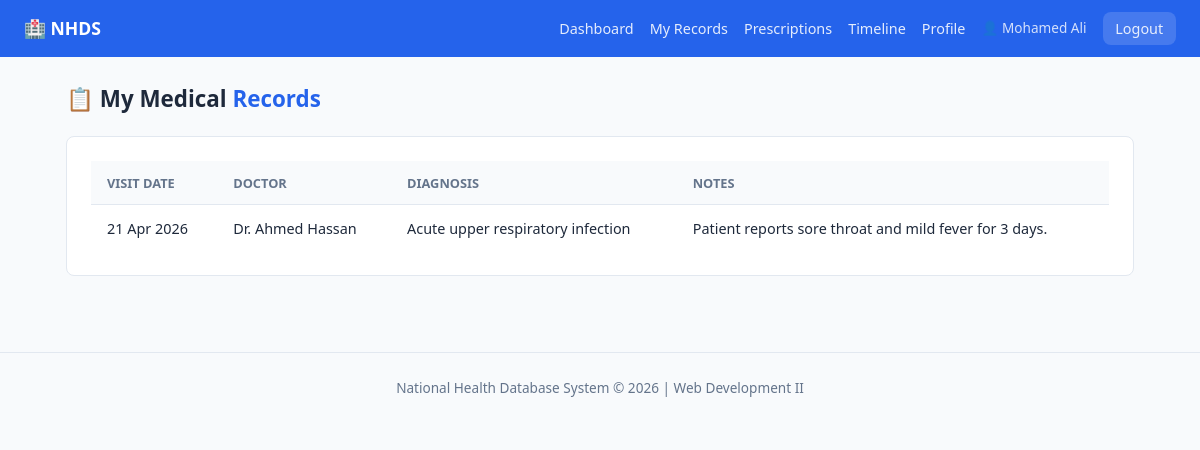
Screenshot of /pages/patient/records.php (signed in) with the database file from the repository.
### tables this page shows
CREATE TABLE IF NOT EXISTS medical_records (
  id          INT          NOT NULL AUTO_INCREMENT,
  patient_id  INT          NOT NULL,
  doctor_id   INT          NOT NULL,
  diagnosis   TEXT         NOT NULL,
  notes       TEXT         DEFAULT NULL,
  visit_date  DATE         NOT NULL,
  created_at  TIMESTAMP    NOT NULL DEFAULT CURRENT_TIMESTAMP,

  PRIMARY KEY (id),
  INDEX idx_patient (patient_id),
  INDEX idx_doctor  (doctor_id),

  CONSTRAINT fk_record_patient
    FOREIGN KEY (patient_id) REFERENCES users(id)
    ON DELETE CASCADE ON UPDATE CASCADE,

  CONSTRAINT fk_record_doctor
    FOREIGN KEY (doctor_id)  REFERENCES users(id)
    ON DELETE CASCADE ON UPDATE CASCADE
);

CREATE TABLE IF NOT EXISTS users (
  id          INT          NOT NULL AUTO_INCREMENT,
  name        VARCHAR(100) NOT NULL,
  email       VARCHAR(150) NOT NULL UNIQUE,
  password    VARCHAR(255) NOT NULL,           
  role        ENUM('admin','doctor','patient') NOT NULL,
  phone       VARCHAR(20)  DEFAULT NULL,
  created_at  TIMESTAMP    NOT NULL DEFAULT CURRENT_TIMESTAMP,

  PRIMARY KEY (id),
  INDEX idx_email (email),
  INDEX idx_role  (role)
);

### classes/Database.php (called while the page is built, shortened)
<?php
class Database {
    private static ?Database $instance = null;
    private PDO $connection;
    private function __construct() {
        $dsn = "mysql:host=" . DB_HOST . ";dbname=" . DB_NAME . ";charset=" . DB_CHAR;
        $options = [
            PDO::ATTR_ERRMODE            => PDO::ERRMODE_EXCEPTION,
            PDO::ATTR_DEFAULT_FETCH_MODE => PDO::FETCH_ASSOC,
            PDO::ATTR_EMULATE_PREPARES   => false,
        ];
        try {
            $this->connection = new PDO($dsn, DB_USER, DB_PASS, $options);
        } catch (PDOException $e) {
            die(json_encode(['error' => 'Database connection failed: ' . $e->getMessage()]));
        }
    }
    public static function getInstance(): Database {
        if (self::$instance === null) {
            self::$instance = new Database();
        }
        return self::$instance;
    }
    public function getConnection(): PDO {
        return $this->connection;
    }
}

### classes/User.php (called while the page is built, shortened)
<?php
class User {
    public function __construct() {
        $this->db = Database::getInstance()->getConnection();
    }
}

### classes/Patient.php (called while the page is built, shortened)
<?php
class Patient extends User {
    public function getMyRecords(): array {
        $stmt = $this->db->prepare(
            "SELECT mr.*, u.name AS doctor_name
             FROM medical_records mr
             JOIN users u ON u.id = mr.doctor_id
             WHERE mr.patient_id = ?
             ORDER BY mr.visit_date DESC"
        );
        $stmt->execute([$_SESSION['user_id']]);
        return $stmt->fetchAll();
    }
}

### pages/patient/records.php (the view, shortened to what this page needs)
<?php
$patient = new Patient();
$records = $patient->getMyRecords();
include __DIR__ . '/../../includes/header.php';
?>
<h1 class="page-title">📋 My Medical <span>Records</span></h1>
<div class="card">
  <div class="table-wrap">
    <table>
      <thead><tr><th>Visit Date</th><th>Doctor</th><th>Diagnosis</th><th>Notes</th></tr></thead>
      <tbody>
        <?php foreach ($records as $r): ?>
        <tr>
          <td><?= date('d M Y', strtotime($r['visit_date'])) ?></td>
          <td><?= htmlspecialchars($r['doctor_name']) ?></td>
          <td><?= htmlspecialchars($r['diagnosis']) ?></td>
          <td><?= htmlspecialchars($r['notes'] ?? '—') ?></td>
        </tr>
        <?php endforeach; ?>
      </tbody>
    </table>
  </div>
</div>
<?php include __DIR__ . '/../../includes/footer.php'; ?>

### assets/style.css (style rules this page uses)
:root { --primary: #2563eb; --primary-d: #1d4ed8; --success: #16a34a; --danger: #dc2626; --warning: #d97706; --info: #0891b2; --bg: #f8fafc; --surface: #ffffff; --border: #e2e8f0; --text: #1e293b; --muted: #64748b; --radius: 8px; --shadow: 0 1px 3px rgba(0,0,0,.1); }
* { box-sizing: border-box; margin: 0; padding: 0; }
body { font-family: 'Segoe UI', system-ui, sans-serif; background: var(--bg); color: var(--text); font-size: 15px; line-height: 1.6; }
.card { background:var(--surface); border:1px solid var(--border); border-radius:var(--radius); padding:1.5rem; margin-bottom:1.25rem; }
.table-wrap { overflow-x:auto; }
table { width:100%; border-collapse:collapse; font-size:.9rem; }
thead { background:var(--bg); }
th,td { padding:.7rem 1rem; text-align:left; border-bottom:1px solid var(--border); }
th { font-weight:600; color:var(--muted); font-size:.8rem; text-transform:uppercase; }
tr:last-child td { border-bottom:none; }
.page-title { font-size:1.4rem; font-weight:700; margin-bottom:1.25rem; }
.page-title span { color:var(--primary); }

### rows the page displays
medical_records: visit_date "21 Apr 2026", doctor.name "Dr. Ahmed Hassan", diagnosis "Acute upper respiratory infection", notes "Patient reports sore throat and mild fever for 3 days."

### other values shown
$userName "Mohamed Ali"
